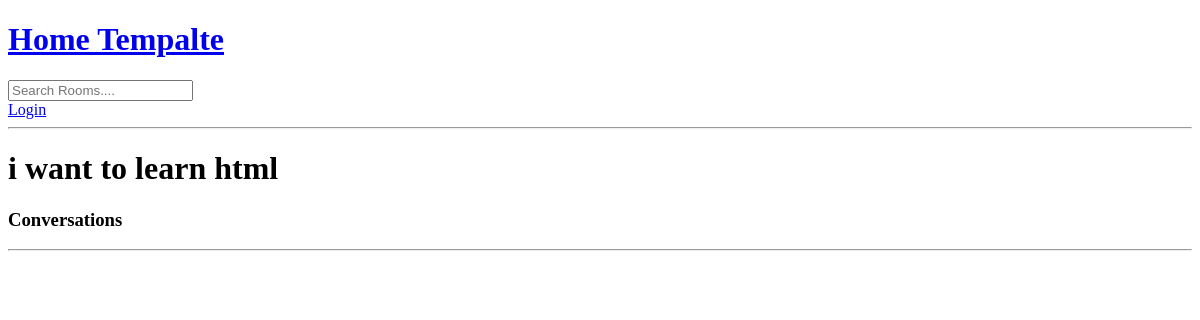
Page /room_page/4/ on the earlier database version.
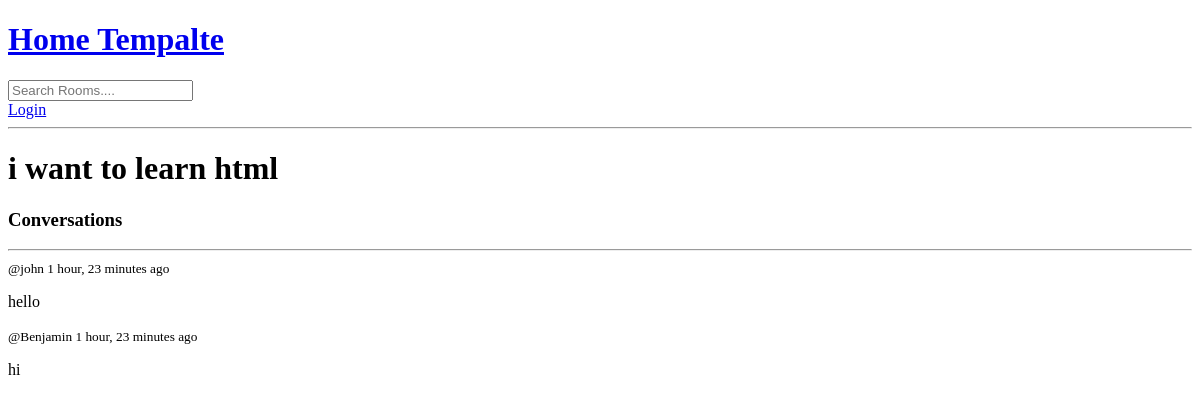
Same page on the later database version.
### base/models.py (models this page shows, shortened)
class Room(models.Model):
    host = models.ForeignKey(User, on_delete=models.SET_NULL, null=True)
    topic= models.ForeignKey(Topic, on_delete=models.SET_NULL, null=True)
    name = models.CharField(max_length=200)
    description = models.TextField(null=True, blank=True)
    updated = models.DateTimeField(auto_now=True)
    created = models.DateTimeField(auto_now_add=True)
    class Meta:
        ordering = ['-updated','-created']

class Message(models.Model):
    user = models.ForeignKey(User, on_delete=models.CASCADE)
    room = models.ForeignKey(Room, on_delete=models.CASCADE)
    body = models.TextField()
    updated = models.DateTimeField(auto_now_add=True)
    created = models.DateTimeField(auto_now=True)

### base/views.py (the view)
# urls.py: path('room_page/<str:pk>/', views.room, name="room"),
def room(request, pk):
    room = Room.objects.get(id=pk)
    room_messages = room.message_set.all().order_by('-created')
    context = {"room": room, "room_messages" : room_messages}
    return render(request, "base/room.html", context)

### base/templates/base/room.html (shortened to what this page needs)
{% extends "main.html" %} {% block content %}
<h1>{{room.name}}</h1>
<div class="comment-wrapper">
  <h3>Conversations</h3>
  <hr />
  {% for message in room_messages %}
  <div>
    <small>@{{message.user}} {{message.created | timesince}} ago </small>
    <br />
    <p>{{message.body}}</p>
  </div>
  {% endfor %}
</div>
{% endblock %}

### templates/main.html (shortened to what this page needs)
<!DOCTYPE html>
<html lang="en">
  <head>
  </head>
  <body>
    {% include "navbar.html" %}  {%block content%} {% endblock %}
  </body>
</html>

### templates/navbar.html
<a href="/">
    <h1>Home Tempalte</h1>
</a>
<form action="{% url 'home' %}" method="GET">
    <input type="text" name="q" placeholder="Search Rooms....">
</form>
{% if request.user.is_authenticated %}
<p>Hello {{request.user}}</p>
<a href="{% url 'logout' %}">Logout</a>
{% else %}
<a href="{% url 'login' %}">Login</a>
{% endif %}
<hr>

Differences in the rows shown:
added Message: user "john", created "1 hour, 23 minutes", body "hello"
added Message: user "Benjamin", created "1 hour, 23 minutes", body "hi"
